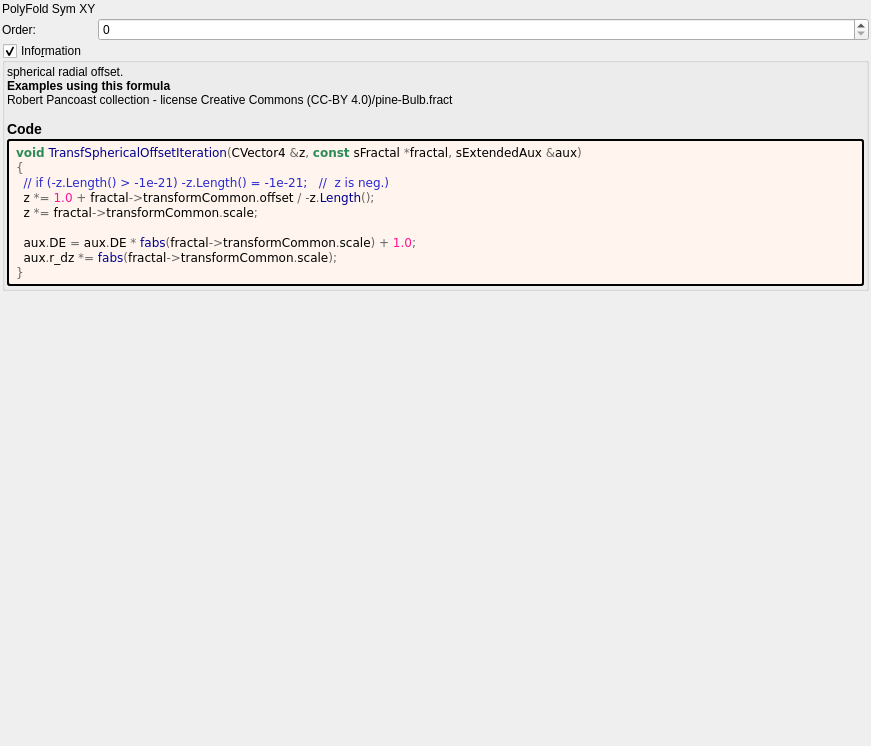
<?xml version="1.0" encoding="UTF-8"?>
<ui version="4.0">
 <class>Form</class>
 <widget class="QWidget" name="Form">
  <property name="geometry">
   <rect>
    <x>0</x>
    <y>0</y>
    <width>871</width>
    <height>746</height>
   </rect>
  </property>
  <property name="windowTitle">
   <string notr="true">transf_spherical_offset</string>
  </property>
  <layout class="QVBoxLayout" name="verticalLayout">
   <property name="spacing">
    <number>2</number>
   </property>
   <property name="leftMargin">
    <number>2</number>
   </property>
   <property name="topMargin">
    <number>2</number>
   </property>
   <property name="rightMargin">
    <number>2</number>
   </property>
   <property name="bottomMargin">
    <number>2</number>
   </property>
   <item>
    <layout class="QGridLayout" name="gridLayout" columnstretch="0,1">
     <property name="spacing">
      <number>2</number>
     </property>
     <item row="0" column="0">
      <widget class="QLabel" name="label_142">
       <property name="text">
        <string>PolyFold Sym XY</string>
       </property>
      </widget>
     </item>
     <item row="1" column="0">
      <widget class="QLabel" name="label_144">
       <property name="text">
        <string>Order:</string>
       </property>
      </widget>
     </item>
     <item row="1" column="1">
      <widget class="MySpinBox" name="spinboxInt_transf_int_6">
       <property name="sizePolicy">
        <sizepolicy hsizetype="Minimum" vsizetype="Maximum">
         <horstretch>0</horstretch>
         <verstretch>0</verstretch>
        </sizepolicy>
       </property>
       <property name="maximum">
        <number>999</number>
       </property>
      </widget>
     </item>
    </layout>
   </item>
   <item>
    <widget class="MyGroupBox" name="groupCheck_info">
     <property name="title">
      <string>Info&amp;rmation</string>
     </property>
     <property name="flat">
      <bool>false</bool>
     </property>
     <property name="checkable">
      <bool>true</bool>
     </property>
     <layout class="QVBoxLayout" name="verticalLayout_2">
      <property name="spacing">
       <number>2</number>
      </property>
      <property name="leftMargin">
       <number>2</number>
      </property>
      <property name="topMargin">
       <number>2</number>
      </property>
      <property name="rightMargin">
       <number>2</number>
      </property>
      <property name="bottomMargin">
       <number>2</number>
      </property>
      <item>
       <widget class="QLabel" name="label_information_general">
        <property name="text">
         <string notr="true">&lt;p&gt;spherical radial offset.&lt;/p&gt;&lt;table&gt;
&lt;/table&gt;
&lt;br&gt;&lt;b&gt;Examples using this formula&lt;/b&gt;&lt;br&gt;Robert Pancoast collection - license Creative Commons (CC-BY 4.0)/pine-Bulb.fract&lt;h3&gt;Code&lt;/h3&gt;</string>
        </property>
        <property name="wordWrap">
         <bool>true</bool>
        </property>
        <property name="openExternalLinks">
         <bool>true</bool>
        </property>
        <property name="textInteractionFlags">
         <set>Qt::LinksAccessibleByMouse|Qt::TextSelectableByMouse</set>
        </property>
       </widget>
      </item>
      <item>
       <widget class="QLabel" name="label_code_content">
        <property name="styleSheet">
         <string notr="true">border-style: outset; border-width: 2px; border-radius: 3px; border-color: black; background-color: #fff5ee; padding: 4px;</string>
        </property>
        <property name="text">
         <string notr="true">&lt;body style=&quot;background-color:#fff5ee&quot;&gt;
&lt;pre style=&quot;color:#000000; background-color:#fff5ee;  font-family:'Courier New',monospace;&quot;&gt;&lt;span style=&quot;color:#2e8b57; font-weight:bold&quot;&gt;void&lt;/span&gt; &lt;span style=&quot;color:#00008f&quot;&gt;TransfSphericalOffsetIteration&lt;/span&gt;&lt;span style=&quot;color:#676767&quot;&gt;(&lt;/span&gt;CVector4 &lt;span style=&quot;color:#676767&quot;&gt;&amp;amp;&lt;/span&gt;z&lt;span style=&quot;color:#676767&quot;&gt;,&lt;/span&gt; &lt;span style=&quot;color:#2e8b57; font-weight:bold&quot;&gt;const&lt;/span&gt; sFractal &lt;span style=&quot;color:#676767&quot;&gt;*&lt;/span&gt;fractal&lt;span style=&quot;color:#676767&quot;&gt;,&lt;/span&gt; sExtendedAux &lt;span style=&quot;color:#676767&quot;&gt;&amp;amp;&lt;/span&gt;aux&lt;span style=&quot;color:#676767&quot;&gt;)&lt;/span&gt;
&lt;span style=&quot;color:#676767&quot;&gt;{&lt;/span&gt;
  &lt;span style=&quot;color:#2929cc&quot;&gt;// if (-z.Length() &amp;gt; -1e-21) -z.Length() = -1e-21;   //  z is neg.)&lt;/span&gt;
  z &lt;span style=&quot;color:#676767&quot;&gt;*=&lt;/span&gt; &lt;span style=&quot;color:#ff1493&quot;&gt;1.0&lt;/span&gt; &lt;span style=&quot;color:#676767&quot;&gt;+&lt;/span&gt; fractal&lt;span style=&quot;color:#676767&quot;&gt;-&amp;gt;&lt;/span&gt;transformCommon&lt;span style=&quot;color:#676767&quot;&gt;.&lt;/span&gt;offset &lt;span style=&quot;color:#676767&quot;&gt;/ -&lt;/span&gt;z&lt;span style=&quot;color:#676767&quot;&gt;.&lt;/span&gt;&lt;span style=&quot;color:#00008f&quot;&gt;Length&lt;/span&gt;&lt;span style=&quot;color:#676767&quot;&gt;();&lt;/span&gt;
  z &lt;span style=&quot;color:#676767&quot;&gt;*=&lt;/span&gt; fractal&lt;span style=&quot;color:#676767&quot;&gt;-&amp;gt;&lt;/span&gt;transformCommon&lt;span style=&quot;color:#676767&quot;&gt;.&lt;/span&gt;scale&lt;span style=&quot;color:#676767&quot;&gt;;&lt;/span&gt;

  aux&lt;span style=&quot;color:#676767&quot;&gt;.&lt;/span&gt;DE &lt;span style=&quot;color:#676767&quot;&gt;=&lt;/span&gt; aux&lt;span style=&quot;color:#676767&quot;&gt;.&lt;/span&gt;DE &lt;span style=&quot;color:#676767&quot;&gt;*&lt;/span&gt; &lt;span style=&quot;color:#00008f&quot;&gt;fabs&lt;/span&gt;&lt;span style=&quot;color:#676767&quot;&gt;(&lt;/span&gt;fractal&lt;span style=&quot;color:#676767&quot;&gt;-&amp;gt;&lt;/span&gt;transformCommon&lt;span style=&quot;color:#676767&quot;&gt;.&lt;/span&gt;scale&lt;span style=&quot;color:#676767&quot;&gt;) +&lt;/span&gt; &lt;span style=&quot;color:#ff1493&quot;&gt;1.0&lt;/span&gt;&lt;span style=&quot;color:#676767&quot;&gt;;&lt;/span&gt;
  aux&lt;span style=&quot;color:#676767&quot;&gt;.&lt;/span&gt;r_dz &lt;span style=&quot;color:#676767&quot;&gt;*=&lt;/span&gt; &lt;span style=&quot;color:#00008f&quot;&gt;fabs&lt;/span&gt;&lt;span style=&quot;color:#676767&quot;&gt;(&lt;/span&gt;fractal&lt;span style=&quot;color:#676767&quot;&gt;-&amp;gt;&lt;/span&gt;transformCommon&lt;span style=&quot;color:#676767&quot;&gt;.&lt;/span&gt;scale&lt;span style=&quot;color:#676767&quot;&gt;);&lt;/span&gt;
&lt;span style=&quot;color:#676767&quot;&gt;}&lt;/span&gt;
&lt;/pre&gt;
&lt;/body&gt;</string>
        </property>
        <property name="wordWrap">
         <bool>true</bool>
        </property>
        <property name="openExternalLinks">
         <bool>true</bool>
        </property>
        <property name="textInteractionFlags">
         <set>Qt::LinksAccessibleByMouse|Qt::TextSelectableByMouse</set>
        </property>
       </widget>
      </item>
     </layout>
    </widget>
   </item>
   <item>
    <spacer name="verticalSpacer">
     <property name="orientation">
      <enum>Qt::Vertical</enum>
     </property>
     <property name="sizeHint" stdset="0">
      <size>
       <width>20</width>
       <height>40</height>
      </size>
     </property>
    </spacer>
   </item>
  </layout>
 </widget>
 <customwidgets>
  <customwidget>
   <class>MyGroupBox</class>
   <extends>QGroupBox</extends>
   <header>my_group_box.h</header>
   <container>1</container>
  </customwidget>
  <customwidget>
   <class>MySpinBox</class>
   <extends>QSpinBox</extends>
   <header>my_spin_box.h</header>
  </customwidget>
 </customwidgets>
 <tabstops>
  <tabstop>groupCheck_info</tabstop>
 </tabstops>
 <resources/>
 <connections/>
</ui>
